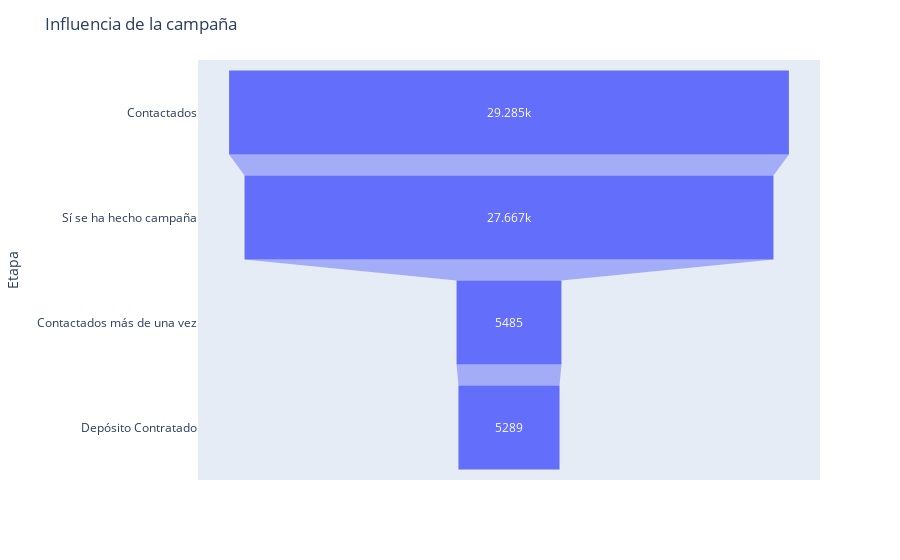

Here is the notebook cell this chart was saved with:
### Code cell
data = dict(
    number=[contactados, campaign, previamente, yes],
    stage=["Contactados","Sí se ha hecho campaña", "Contactados más de una vez", "Depósito Contratado"])
funnel = px.funnel(data, x='number', y='stage')
funnel.update_layout(title='Influencia de la campaña', xaxis_title='Número de personas', yaxis_title='Etapa')
funnel.show()

### Figure 1 — Plotly figure (JSON) as saved in the notebook; plotly's stock layout.template omitted (floating-point values rounded to 4 significant figures)
{"data": [{"hovertemplate": "number=%{x}<br>stage=%{y}<extra></extra>", "legendgroup": "", "marker": {"color": "#636efa"}, "name": "", "orientation": "h", "showlegend": false, "type": "funnel", "x": [29285, 27667, 5485, 5289], "xaxis": "x", "y": ["Contactados", "Sí se ha hecho campaña", "Contactados más de una vez", "Depósito Contratado"], "yaxis": "y"}], "layout": {"legend": {"tracegroupgap": 0}, "margin": {"t": 60}, "title": {"text": "Influencia de la campaña"}, "xaxis": {"anchor": "y", "domain": [0, 1], "title": {"text": "Número de personas"}}, "yaxis": {"anchor": "x", "domain": [0, 1], "title": {"text": "Etapa"}}}}
